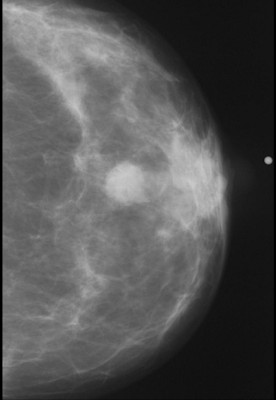
#> input picture images/breastcyst.jpg, 276 x 400 px
$ jupyter execute 'Image Negative.ipynb'
#> lines starting #> are read from the running program, lines starting #| are printed output that depends on the picture
[cell 1]
import cv2
import matplotlib.pyplot as plt

#this type of processing is suited for enhancing white or gray detail embedded in dark regions of an image, especially when the black areas are dominant in size
# Read an image
img_bgr = cv2.imread('images/breastcyst.jpg', 1)
#> img_bgr is the input picture: shape (400, 276, 3); min 0, max 202, mean 84.3
plt.imshow(img_bgr)
plt.show()

[cell 2]
# Histogram plotting of the image
color = ('b', 'g', 'r')

for i, col in enumerate(color):

    histr = cv2.calcHist([img_bgr],
                         [i], None,
                         [256],
                         [0, 256])

    plt.plot(histr, color = col)

    # Limit X - axis to 256
    plt.xlim([0, 256])

plt.show()
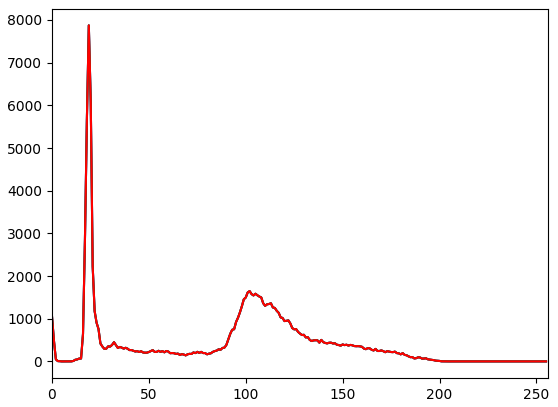
#> figure drawn by matplotlib, 1 panel; curve peaks at x = 19, y = 7873; curve peaks at x = 19, y = 7873; curve peaks at x = 19, y = 7873

[cell 3]

# get height and width of the image
height, width, _ = img_bgr.shape
#> height = 400; width = 276

for i in range(0, height - 1):
    for j in range(0, width - 1):

        # Get the pixel value
        pixel = img_bgr[i, j]

        # Negate each channel by
        # subtracting it from 255

        # 1st index contains red pixel
        pixel[0] = 255 - pixel[0]

        # 2nd index contains green pixel
        pixel[1] = 255 - pixel[1]

        # 3rd index contains blue pixel
        pixel[2] = 255 - pixel[2]

        # Store new values in the pixel
        img_bgr[i, j] = pixel
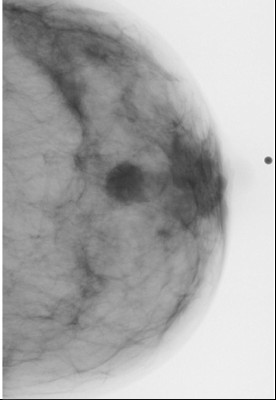
#> img_bgr: shape (400, 276, 3); min 0, max 255, mean 169.2

# Display the negative transformed image
#cancer detection
plt.imshow(img_bgr)
plt.show()

[cell 4]

# Histogram plotting of the
# negative transformed image
color = ('b', 'g', 'r')

for i, col in enumerate(color):

    histr = cv2.calcHist([img_bgr],
                         [i], None,
                         [256],
                         [0, 256])

    plt.plot(histr, color = col)
    plt.xlim([0, 256])

plt.show()
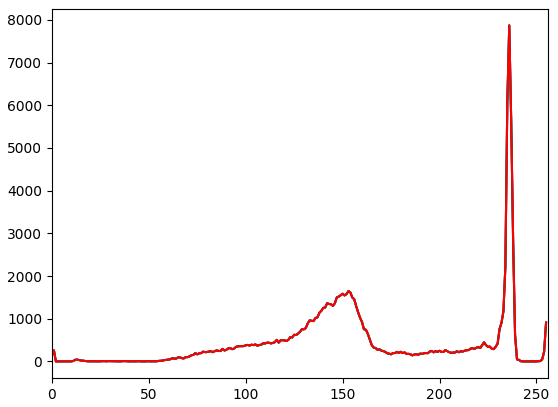
#> figure drawn by matplotlib, 1 panel; curve peaks at x = 236, y = 7872; curve peaks at x = 236, y = 7872; curve peaks at x = 236, y = 7872

$ run again, with images/Albert-Einstein.jpg copied over images/breastcyst.jpg
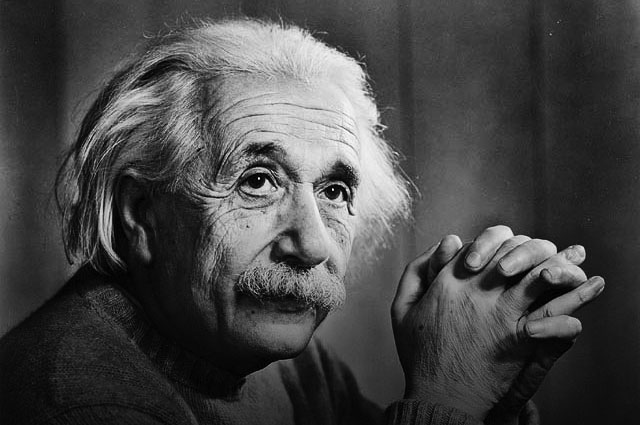
#> input picture images/Albert-Einstein.jpg, 640 x 425 px
#> img_bgr is the input picture: shape (425, 640, 3); min 0, max 255, mean 69.7
#> after the loop `for i in range(0, height - 1):`:
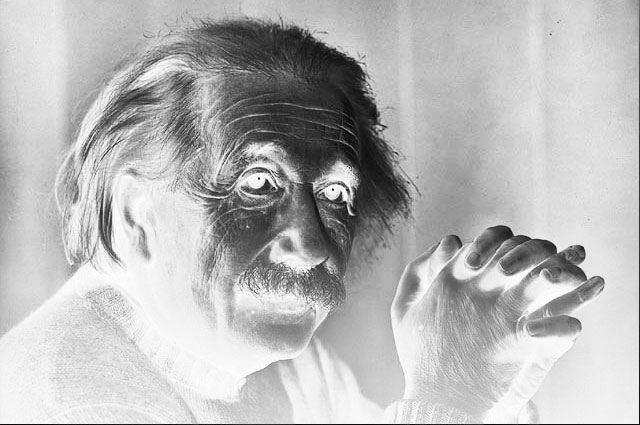
#> img_bgr: shape (425, 640, 3); min 0, max 255, mean 184.6
#> `plt.show()`:
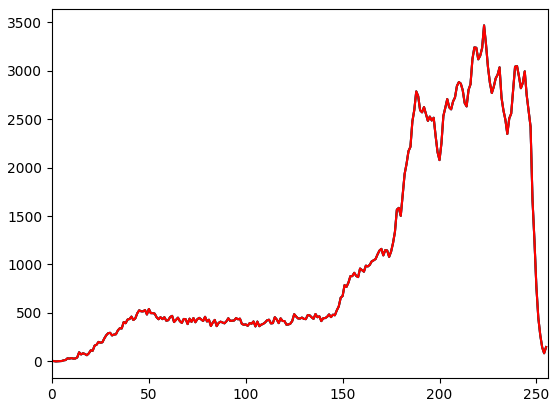
#> figure drawn by matplotlib, 1 panel; curve peaks at x = 223, y = 3467; curve peaks at x = 223, y = 3467; curve peaks at x = 223, y = 3467
